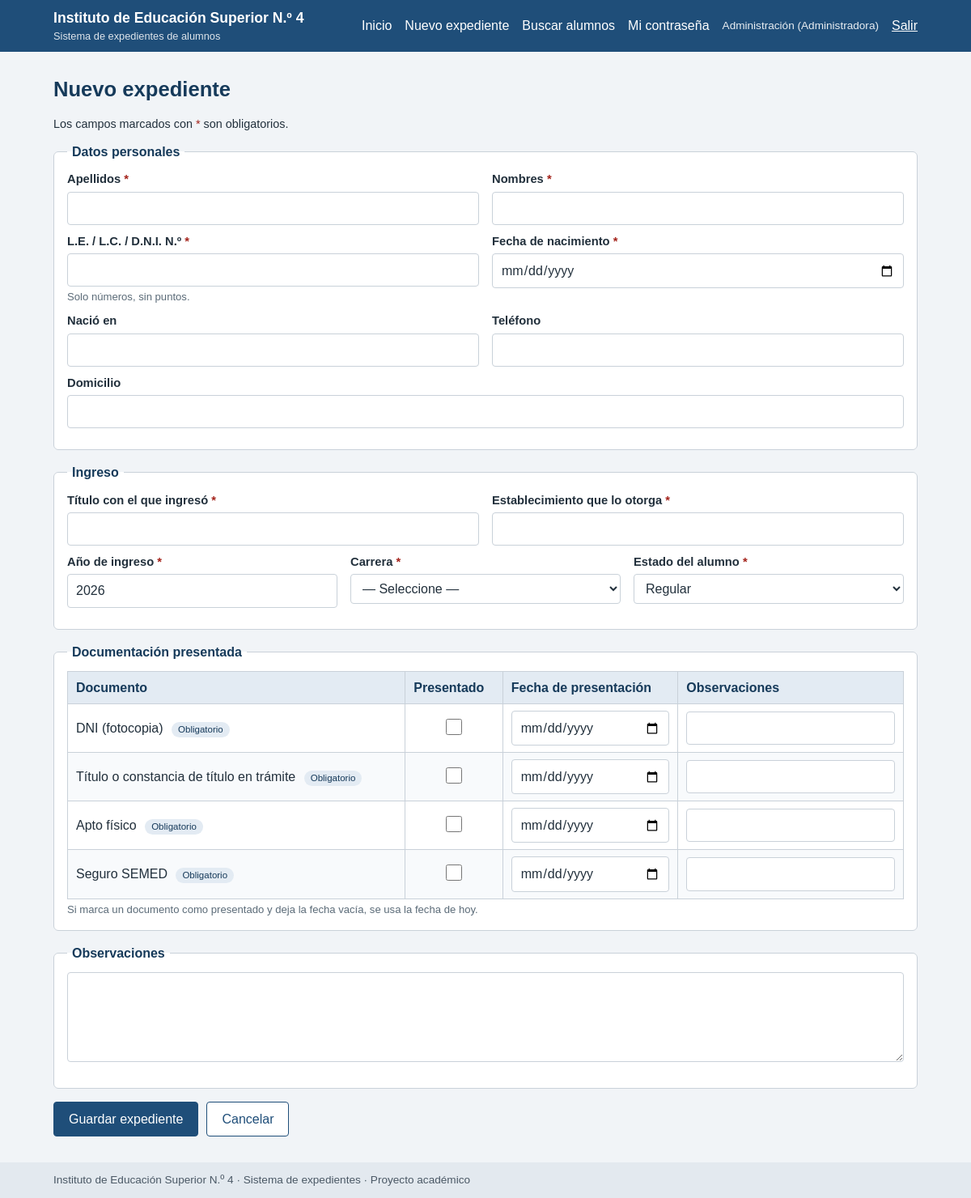
/nuevo.php (signed in), run on the app's committed database.
### tables this page shows
CREATE TABLE `usuario` (
  `id_usuario` int NOT NULL AUTO_INCREMENT,
  `nombre` varchar(50) NOT NULL,
  `usuario` varchar(50) NOT NULL,
  `clave` varchar(250) NOT NULL,
  `rol` enum('Preceptora','Coordinadora','Vicerrectora','Administradora') NOT NULL,
  `activo` tinyint(1) NOT NULL DEFAULT '1',
  `id_carrera` int DEFAULT NULL,
  PRIMARY KEY (`id_usuario`),
  UNIQUE KEY `usuario` (`usuario`),
  KEY `id_carrera` (`id_carrera`),
  CONSTRAINT `usuario_ibfk_1` FOREIGN KEY (`id_carrera`) REFERENCES `carrera` (`id_carrera`)
);

CREATE TABLE `tipo_documento` (
  `id_tipo` int NOT NULL AUTO_INCREMENT,
  `nombre` varchar(50) NOT NULL,
  `obligatorio` tinyint(1) NOT NULL DEFAULT '1',
  `orden` int DEFAULT NULL,
  PRIMARY KEY (`id_tipo`),
  UNIQUE KEY `nombre` (`nombre`)
);

### nuevo.php (called while the page is built, shortened)
<?php
require_once __DIR__ . '/includes/auth.php';
require_once __DIR__ . '/includes/estudiantes.php';
require_once __DIR__ . '/includes/form_estudiante.php';
$usuario = require_login();
$carreras = carreras_permitidas($usuario);
$tipos    = cargar_tipos();
$datos    = datos_vacios($usuario);
$docs     = docs_vacios($tipos);
$errores  = [];
render_header('Nuevo expediente', $usuario);
render_form_estudiante($datos, $errores, $carreras, $tipos, $docs, 'nuevo.php', 'Guardar expediente', 'index.php');
render_footer();

### includes/auth.php (called while the page is built, shortened)
<?php
require_once __DIR__ . '/db.php';
require_once __DIR__ . '/layout.php';
function e($valor): string
{
    return htmlspecialchars((string)$valor, ENT_QUOTES | ENT_SUBSTITUTE, 'UTF-8');
}
function require_login(): array
{
    $u = $_SESSION['usuario'] ?? null;
    $st = db()->prepare('SELECT id_usuario, nombre, usuario, rol, id_carrera FROM usuario WHERE id_usuario = ? AND activo = 1');
    $st->execute([(int)$u['id_usuario']]);
    $fresco = $st->fetch();
    $fresco['id_usuario'] = (int)$fresco['id_usuario'];
    $fresco['id_carrera'] = $fresco['id_carrera'] === null ? null : (int)$fresco['id_carrera'];
    return $fresco;
}
function puede_editar(array $usuario): bool
{
    return in_array($usuario['rol'], ROLES_EDICION, true);
}

### includes/db.php (called while the page is built)
<?php
function db(): PDO
{
    static $pdo = null;
    if ($pdo === null) {
        $dsn = 'mysql:host=' . DB_HOST . ';port=' . DB_PORT . ';dbname=' . DB_NAME . ';charset=' . DB_CHARSET;
        try {
            $pdo = new PDO($dsn, DB_USER, DB_PASS, [
                PDO::ATTR_ERRMODE            => PDO::ERRMODE_EXCEPTION,
                PDO::ATTR_DEFAULT_FETCH_MODE => PDO::FETCH_ASSOC,
                PDO::ATTR_EMULATE_PREPARES   => false,
            ]);
        } catch (PDOException $ex) {
            error_log('Error de conexión: ' . $ex->getMessage());
            http_response_code(500);
            echo 'No se pudo conectar con la base de datos. '
               . 'Verifique que MySQL esté iniciado en XAMPP y revise config/config.php.';
            if (DEBUG) {
                echo '<br><small>' . htmlspecialchars($ex->getMessage(), ENT_QUOTES, 'UTF-8') . '</small>';
            }
            exit;
        }
    }
    return $pdo;
}

### includes/estudiantes.php (called while the page is built, shortened)
<?php
function cargar_tipos(): array
{
    return db()->query('SELECT id_tipo, nombre, obligatorio FROM tipo_documento ORDER BY orden, id_tipo')->fetchAll();
}

### includes/form_estudiante.php (the view, shortened to what this page needs)
<?php
function campo_texto(string $name, string $label, array $d, array $err, array $o = []): void
{
    $tipo = $o['type'] ?? 'text';
    $id = 'f_' . ($o['prefijo'] ?? '') . $name;
    $clase = 'campo' . (isset($err[$name]) ? ' campo-error' : '');
    echo '<div class="' . $clase . '">';
    echo '<label for="' . $id . '">' . e($label) . (!empty($o['required']) ? ' <span class="req" title="Obligatorio">*</span>' : '') . '</label>';
    echo '<input type="' . e($tipo) . '" id="' . $id . '" name="' . e($name) . '" value="' . e($d[$name] ?? '') . '"';
    if (!empty($o['required']))  { echo ' required'; }
    if (isset($o['maxlength']))  { echo ' maxlength="' . (int)$o['maxlength'] . '"'; }
    if (isset($o['inputmode']))  { echo ' inputmode="' . e($o['inputmode']) . '"'; }
    if (isset($o['min']))        { echo ' min="' . e($o['min']) . '"'; }
    if (isset($o['max']))        { echo ' max="' . e($o['max']) . '"'; }
    if (isset($o['autocomplete'])) { echo ' autocomplete="' . e($o['autocomplete']) . '"'; }
    echo '>';
    if (!empty($o['ayuda'])) {
        echo '<small class="ayuda">' . e($o['ayuda']) . '</small>';
    }
    echo '</div>';
}
function render_form_estudiante(array $d, array $err, array $carreras, array $tipos, array $docs, string $action, string $boton, string $cancelar): void
{
    ?>
<form method="post" action="<?= e($action) ?>" class="formulario">
  <p class="nota">Los campos marcados con <span class="req">*</span> son obligatorios.</p>
  <fieldset>
    <legend>Datos personales</legend>
    <div class="fila">
      <?php campo_texto('apellido', 'Apellidos', $d, $err, ['required' => true, 'maxlength' => 50, 'autocomplete' => 'off']); ?>
    </div>
    <div class="fila">
      <?php campo_texto('dni', 'L.E. / L.C. / D.N.I. N.º', $d, $err, ['required' => true, 'maxlength' => 12, 'inputmode' => 'numeric', 'ayuda' => 'Solo números, sin puntos.', 'autocomplete' => 'off']); ?>
      <?php campo_texto('fecha_nacimiento', 'Fecha de nacimiento', $d, $err, ['type' => 'date', 'required' => true, 'max' => date('Y-m-d')]); ?>
    </div>
    <div class="fila">
    </div>
    <div class="fila">
    </div>
  </fieldset>
  <fieldset>
    <legend>Ingreso</legend>
    <div class="fila">
    </div>
    <div class="fila">
      <?php campo_texto('anio_ingreso', 'Año de ingreso', $d, $err, ['type' => 'number', 'required' => true, 'min' => '1980', 'max' => (string)((int)date('Y') + 1), 'inputmode' => 'numeric']); ?>
      <div class="campo<?= isset($err['id_carrera']) ? ' campo-error' : '' ?>">
        <label for="f_id_carrera">Carrera <span class="req" title="Obligatorio">*</span></label>
        <select id="f_id_carrera" name="id_carrera" required>
          <option value="">— Seleccione —</option>
        </select>
      </div>
      <div class="campo<?= isset($err['estado']) ? ' campo-error' : '' ?>">
        <label for="f_estado">Estado del alumno <span class="req" title="Obligatorio">*</span></label>
        <select id="f_estado" name="estado" required>
<?php foreach (ESTADOS as $est): ?>
          <option value="<?= e($est) ?>"<?= $est === $d['estado'] ? ' selected' : '' ?>><?= e($est) ?></option>
<?php endforeach; ?>
        </select>
      </div>
    </div>
  </fieldset>
<?php if ($tipos): ?>
  <fieldset>
    <legend>Documentación presentada</legend>
    <div class="tabla-wrap">
      <table class="tabla">
        <thead>
          <tr><th>Documento</th><th>Presentado</th><th>Fecha de presentación</th><th>Observaciones</th></tr>
        </thead>
        <tbody>
<?php foreach ($tipos as $t): $id = (int)$t['id_tipo']; $x = $docs[$id]; ?>
          <tr class="<?= isset($err['doc_' . $id]) ? 'fila-error' : '' ?>">
            <td><?= e($t['nombre']) ?><?= $t['obligatorio'] ? ' <span class="badge">Obligatorio</span>' : '' ?></td>
            <td class="centro">
              <input type="checkbox" id="dp_<?= $id ?>" name="doc_presentado[<?= $id ?>]" value="1"<?= $x['presentado'] ? ' checked' : '' ?>>
            </td>
            <td>
              <input type="date" id="df_<?= $id ?>" name="doc_fecha[<?= $id ?>]" value="<?= e($x['fecha']) ?>" max="<?= e(date('Y-m-d')) ?>">
            </td>
            <td>
              <input type="text" id="do_<?= $id ?>" name="doc_obs[<?= $id ?>]" value="<?= e($x['obs']) ?>" maxlength="255">
            </td>
          </tr>
<?php endforeach; ?>
        </tbody>
      </table>
    </div>
    <small class="ayuda">Si marca un documento como presentado y deja la fecha vacía, se usa la fecha de hoy.</small>
  </fieldset>
<?php endif; ?>
  <fieldset>
    <legend>Observaciones</legend>
    <div class="campo<?= isset($err['observaciones']) ? ' campo-error' : '' ?>">
      <textarea id="f_observaciones" name="observaciones" rows="4" maxlength="2000"><?= e($d['observaciones']) ?></textarea>
    </div>
  </fieldset>
  <div class="botones">
    <button type="submit" class="btn"><?= e($boton) ?></button>
    <a class="btn btn-sec" href="<?= e($cancelar) ?>">Cancelar</a>
  </div>
</form>
<?php
}

### includes/layout.php (shortened to what this page needs)
<?php
function render_header(string $titulo, ?array $usuario = null): void
{
    ?>
<!DOCTYPE html>
<html lang="es">
<head>
<link rel="stylesheet" href="css/estilos.css">
</head>
<body>
<header class="barra">
  <div class="contenedor barra-interna">
    <a class="marca" href="index.php"><?= e(APP_NOMBRE) ?><small>Sistema de expedientes de alumnos</small></a>
<?php if ($usuario): ?>
    <nav class="menu" aria-label="Menú principal">
      <a href="index.php">Inicio</a>
<?php if (puede_editar($usuario)): ?>
      <a href="nuevo.php">Nuevo expediente</a>
<?php endif; ?>
      <a href="buscar.php">Buscar alumnos</a>
      <a href="cambiar_clave.php">Mi contraseña</a>
      <span class="usuario"><?= e($usuario['nombre']) ?> (<?= e($usuario['rol']) ?>)</span>
      <form method="post" action="logout.php" class="form-inline">
        <button type="submit" class="btn-link">Salir</button>
      </form>
    </nav>
<?php endif; ?>
  </div>
</header>
<main class="contenedor">
<h1><?= e($titulo) ?></h1>
<?php
}
function render_footer(): void
{
    ?>
</main>
<footer class="pie">
  <div class="contenedor"><?= e(APP_NOMBRE) ?> · Sistema de expedientes · Proyecto académico</div>
</footer>
</body>
</html>
<?php
}

### css/estilos.css (style rules this page uses)
:root { --azul: #1f4e79; --azul-osc: #163a5a; --fondo: #f1f4f7; --borde: #c9d1d9; --texto: #22303c; --ok: #1e6b35; --ok-fondo: #e4f4e8; --error: #a4231b; --error-fondo: #fbe9e7; --aviso: #7a5800; --aviso-fondo: #fff4d6; }
* { box-sizing: border-box; }
body { margin: 0; font-family: Arial, Helvetica, sans-serif; font-size: 16px; line-height: 1.45; color: var(--texto); background: var(--fondo); }
.contenedor { max-width: 1100px; margin: 0 auto; padding: 0 16px; }
main.contenedor { padding-top: 8px; padding-bottom: 32px; min-height: 70vh; }
h1 { font-size: 1.6rem; color: var(--azul-osc); margin: 20px 0 14px; }
a { color: var(--azul); }
.barra { background: var(--azul); color: #fff; }
.barra-interna { display: flex; flex-wrap: wrap; align-items: center; justify-content: space-between; gap: 8px; padding-top: 10px; padding-bottom: 10px; }
.marca { color: #fff; text-decoration: none; font-weight: bold; font-size: 1.1rem; display: block; }
.marca small { display: block; font-weight: normal; font-size: .8rem; opacity: .85; }
.menu { display: flex; flex-wrap: wrap; align-items: center; gap: 4px 16px; }
.menu a { color: #fff; text-decoration: none; padding: 4px 0; }
.usuario { font-size: .85rem; opacity: .9; }
.form-inline { display: inline; margin: 0; }
.btn-link { background: none; border: 0; color: #fff; font: inherit; cursor: pointer; padding: 4px 0; text-decoration: underline; }
fieldset { border: 1px solid var(--borde); border-radius: 6px; background: #fff; margin: 0 0 16px; padding: 12px 16px 16px; }
legend { font-weight: bold; color: var(--azul-osc); padding: 0 6px; }
.fila { display: flex; flex-wrap: wrap; gap: 12px 16px; }
.fila .campo { flex: 1 1 240px; }
.campo { margin-bottom: 10px; }
.campo label { display: block; font-weight: bold; font-size: .92rem; margin-bottom: 4px; }
input[type=text], input[type=password], input[type=search], input[type=number], input[type=date], input[type=tel], select, textarea { width: 100%; padding: 8px 10px; border: 1px solid var(--borde); border-radius: 4px; font: inherit; color: var(--texto); background: #fff; }
.ayuda { display: block; color: #5b6b78; font-size: .82rem; margin-top: 3px; }
.req { color: var(--error); }
.nota { font-size: .9rem; margin: 0 0 12px; }
input[type=checkbox] { width: 20px; height: 20px; }
.botones { display: flex; flex-wrap: wrap; gap: 10px; margin-top: 8px; }
.btn { display: inline-block; background: var(--azul); color: #fff; border: 1px solid var(--azul); border-radius: 4px; padding: 9px 18px; font: inherit; text-decoration: none; cursor: pointer; }
.btn-sec { background: #fff; color: var(--azul); }
.tabla-wrap { overflow-x: auto; }
.tabla { width: 100%; border-collapse: collapse; background: #fff; }
.tabla th, .tabla td { border: 1px solid var(--borde); padding: 8px 10px; text-align: left; vertical-align: middle; }
.tabla thead th { background: #e3ebf3; color: var(--azul-osc); }
.tabla tbody tr:nth-child(even) { background: #f8fafc; }
.tabla .centro { text-align: center; }
.badge { display: inline-block; background: #e3ebf3; color: var(--azul-osc); font-size: .72rem; border-radius: 10px; padding: 1px 8px; margin-left: 6px; }
.pie { background: #e3e9ef; color: #4a5865; font-size: .85rem; padding: 12px 0; }

### data on the page
usuario: nombre "Administración", rol "Administradora"
tipo_documento: nombre "DNI (fotocopia)", obligatorio "Obligatorio"
tipo_documento: nombre "Título o constancia de título en trámite", obligatorio "Obligatorio"
tipo_documento: nombre "Apto físico", obligatorio "Obligatorio"
tipo_documento: nombre "Seguro SEMED", obligatorio "Obligatorio"

### other printed values
APP_NOMBRE "Instituto de Educación Superior N.º 4"
$titulo "Nuevo expediente"
$label "Apellidos Nombres L.E. / L.C. / D.N.I. N.º Fecha de nacimiento Nació en Teléfono Domicilio Título con el que ingresó Establecimiento que lo otorga Año de ingreso"
$o['ayuda'] "Solo números, sin puntos."
$boton "Guardar expediente"
form field estado "Regular"
